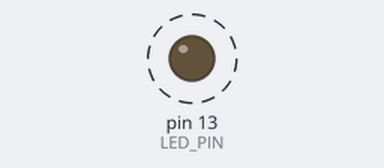
This sketch was run on a simulated Arduino Uno, built with avr-gcc and run on an emulated ATmega328P. On the bench: output pins drawn as LEDs (lit = HIGH). Dashed ring = blinking.

Above: at 0.8 s.
Timing chart, 0 to 3.0 s (numbered marks = the images above):
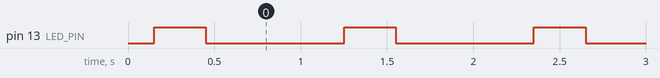

Measured:
- by itself, pin 13 (LED_PIN): alternates HIGH for 0.30 s and LOW for 0.80 s

The sketch:

exp6-0-1.ino
```cpp
#define LED_PIN 13

unsigned long startMicros = 0;
const unsigned long FADE_IN = 300000;  // 300ms em micros
const unsigned long FADE_OUT = 600000; // 600ms acumulados
const unsigned long TOTAL_CYCLE = 1100000; // 1.1s total

void setup() {
  pinMode(LED_PIN, OUTPUT);
}

void loop() {
  unsigned long currentMicros = micros();
  unsigned long elapsed = currentMicros - startMicros;

  if (elapsed < FADE_IN) {
    // Fase 1: Aumentando (0 a 300ms)
    int duty = map(elapsed, 0, FADE_IN, 0, 255);
    analogWrite(LED_PIN, duty);
  }
  else if (elapsed < FADE_OUT) {
    // Fase 2: Diminuindo (300ms a 600ms)
    int duty = map(elapsed, FADE_IN, FADE_OUT, 255, 0);
    analogWrite(LED_PIN, duty);
  }
  else if (elapsed < TOTAL_CYCLE) {
    // Fase 3: Apagado (600ms a 1100ms)
    analogWrite(LED_PIN, 0);
  }
  else {
    // Reinicia o ciclo
    startMicros = currentMicros;
  }
}
```
